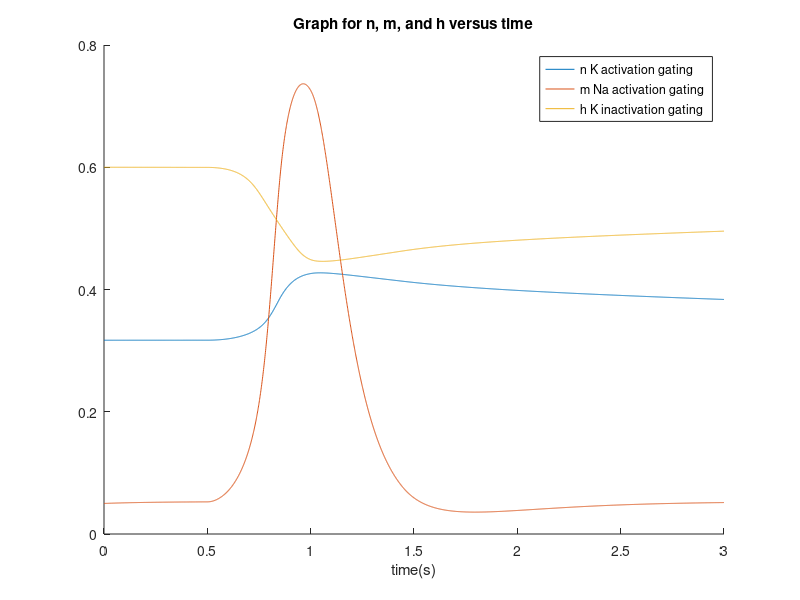
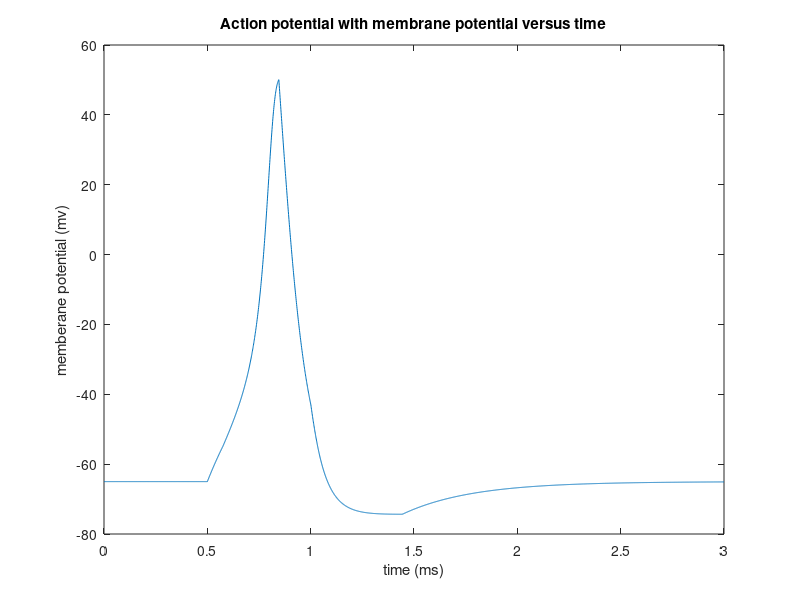

The MATLAB source for these figures, in order:
% Jiahao (Derek) Ye
% Jiyao (Lucas) Chen
%
% chen_ye_hw3_q4.m
% CS346 -- Computational Modeling & Simulation 
% Spring, 2020


% initialize constants for the simulation
dt = 0.001;                 % ms
simulation_time = 3;        % ms
N = simulation_time/dt;     % number of iterations

V = zeros(1,N);             % potential in mV
t = zeros(1,N);             % time in ms
n = zeros(1,N);             % K activation gating variable
m = zeros(1,N);             % Na activation gating variable
h = zeros(1,N);             % Na inactivation gating variable
K_i = zeros(1,N);             % K+ concentration inside
K_o = zeros(1,N);             % K+ concentration outside
Na_i = zeros(1,N);            % Na+ concentration inside
Na_o = zeros(1,N);            % Na+ concentration outside

% initialize constants for the model
V(1) = -65;          % initial action potential in mV
C = 0.1;             % capacitance in microF/cm3

n(1) = 0.317;        % initial K activation gating variable
m(1) = 0.05;         % initial Na activation gating variable
h(1) = 0.6;          % initial Na inactivation gating
t(1) = 0;            % initial time
K_i(1) = 150;        % K ion initial concentration inside
K_o(1) = 5.5;        % K ion initial concentration outside
Na_i(1) = 15;        % Na ion initial concentration inside
Na_o(1) = 150;       % Na ion initial concentration outside

V_Na_thres = 50;   % threshold for Na_close | K_open in mV
V_Na_start = -55;    % initial condition for Na to open
V_K_disp = -77;      % displacement from the equilibrium for K
V_Na_disp = 50;      % displacement from the equilibrium for Na
V_leak = -54.4;      % displacement for lekage in mV
gK = 36;             % max K conductance in mS/cm^2
gNa = 120;           % max Na conductance in mS/cm^2
gL = 0.3;            % max leakage conductance in mS/cm^2

Iext = 15;          % applied current in nA
stimulus_start = 0.5;     % stimulus start time in ms
stimulus_duration = 0.5;  % stimulus last for this amount of ms

dKdt = -2;          % rate of change of K outside
dNadt = -3;         % rate of change of Na inside

% initialize anonymous functions
% anonymous functions for opening/closing rate constants
an = @(V) 0.01 * (V+55)/(1-exp(-(V+55)/10));
am = @(V) 0.1 * (V+40)/(1-exp(-(V+40)/10));
ah = @(V) 0.07 * exp(-(V+65)/20);
bn = @(V) 0.125 * exp(-(V+65)/80);
bm = @(V) 4 * exp(-(V+65)/18);
bh = @(V) 1/(exp(-(V+35)/10)+1);

% anonymous functions for channel, leakage, and pump currents
I_K = @(n, V) gK * power(n, 4) * (V - V_K_disp);
I_L = @(V) gL * (V - V_leak);
I_Na = @(V, m, h) gNa * power(m,3) * h * (V - V_Na_disp);
I_P = -I_L(V(1));

dndt = @(an, bn, n, t) an*(1-n) - bn*n;     % rate of change of n in ms^-1
dmdt = @(am, bm, m, t) am*(1-m) - bm*m;     % rate of change of m in ms^-1
dhdt = @(ah, bh, h, t) ah*(1-h) - bh*h;     % rate of change of h in ms^-1

% rage of change of membrane potential
dVdt = @(I_ext, I_K, I_Na, I_L, V, t) (I_ext - I_K - I_Na - I_L - I_P)/C;

Na_finished_open = false;  % to keep track whether Na channel finish or not
Na_open = false;
K_open = false;
for i = 2 : N
    % update t
    t(i) = i * dt;
    
    % determine if there is stimulus based on time
    if (t(i-1) >= stimulus_start) && (t(i-1) <= (stimulus_start + ...
                                                 stimulus_duration))
        I_ext = Iext;
    else
        I_ext = 0;
    end
    
    % compute the coefficients in the equations
    an_0 = an(V(i-1));
    am_0 = am(V(i-1));
    ah_0 = ah(V(i-1));
    bn_0 = bn(V(i-1));
    bm_0 = bm(V(i-1));
    bh_0 = bh(V(i-1));
    
    % using rk4 to determine dn, dm, and dh
    dn1 = dndt(an_0, bn_0, n(i-1), t(i-1)) * dt;
    dn2 = dndt(an_0, bn_0, n(i-1) + 0.5*dn1,...
        t(i-1) + 0.5*dt) * dt;
    dn3 = dndt(an_0, bn_0, n(i-1) + 0.5*dn2,...
        t(i-1) + 0.5*dt) * dt;
    dn4 = dndt(an_0, bn_0, n(i-1) + dn1,...
        t(i-1) + dt) * dt;
    
    dm1 = dmdt(am_0, bm_0, m(i-1), t(i-1)) * dt;
    dm2 = dmdt(am_0, bm_0, m(i-1) + 0.5*dm1,...
        t(i-1) + 0.5*dt) * dt;
    dm3 = dmdt(am_0, bm_0, m(i-1) + 0.5*dm2,...
        t(i-1) + 0.5*dt) * dt;
    dm4 = dmdt(am_0, bm_0, m(i-1) + dm3,...
        t(i-1) + dt) * dt;
    
    dh1 = dhdt(ah_0, bh_0, h(i-1), t(i-1)) * dt;
    dh2 = dhdt(ah_0, bh_0, h(i-1) + 0.5*dh1, t(i-1) + 0.5*dt) * dt;
    dh3 = dhdt(ah_0, bh_0, h(i-1) + 0.5*dh2, t(i-1) + 0.5*dt) * dt;
    dh4 = dhdt(ah_0, bh_0, h(i-1) + dh1, t(i-1) + dt) * dt;
    
    % update n, m, h
    n(i) = n(i-1) +(dn1 + 2*dn2 + 2*dn3 + dn4)/6;
    m(i) = m(i-1) +(dm1 + 2*dm2 + 2*dm3 + dm4)/6;
    h(i) = h(i-1) +(dh1 + 2*dh2 + 2*dh3 + dh4)/6;

    % calculate the existing currents
    if K_o(i-1) >= 0 && Na_i(i-1) >= 0
        I_P = -I_L(V(1));
        dK = dKdt * dt;
        dNa = dNadt * dt;
        K_i(i) = K_i(i-1) - dK;
        K_o(i) = K_o(i-1) + dK;
        Na_i(i) = Na_i(i-1) + dNa;
        Na_o(i) = Na_o(i-1) - dNa;
    else
        I_P = 0;
    end
    
    % using the rule of the model to determine whether there is Na current,
    % K current, or neither of them.
    if V(i-1) >= V_Na_start && Na_finished_open == false
        % when V is larger than the initial condition for Na channel to
        % open and Na channel has not finished opening yet, use the
        % equation    
        Na_open = true;
    else
        Na_open = false;       
    end
    
    if V(i-1) >= V_Na_thres     
        % if V is larger than Na's threshold,
        % then Na channel has finished opening
        Na_finished_open = true;
        K_open = true;
    end
    
    if  Na_finished_open == true && V(i-1) <= V(i-2)
        % if the Na channel has finished opening and V keeps decreasing
        % then K channel is open
        K_open = true;     
    elseif K_open == true && V(i-1) >= V_Na_thres
        % safty measure to make sure that if there is still a postive dv in
        % the current stage, the next step won't close the K channel
        K_open = true;
    else
        K_open = false;
    end
    
    % Na channel open
    if Na_open == true && K_open == false
        if V(i-1) <= -54.4
            I_L_1 = I_L(V(i-1));  
        else
            I_L_1 = 0;
        end
        I_Na_1 = I_Na(V(i-1), m(i-1), h(i-1));
        I_K_1 = 0;
        dv1 = dVdt(I_ext, I_K_1, I_Na_1, I_L_1, V(i-1), t(i-1)) * dt;
        
        if V(i-1) <= -54.4
            I_L_2 = I_L(V(i-1) + 0.5*dv1);  
        else
            I_L_2 = 0;
        end
        I_Na_2 = I_Na(V(i-1) + 0.5*dv1, m(i-1) + 0.5*dm1,...
            h(i-1) + 0.5*dh1);
        I_K_2 = 0;
        dv2 = dVdt(I_ext, I_K_2, I_Na_2, I_L_2, V(i-1) + 0.5*dv1,...
            t(i-1) + 0.5*dt) * dt;

        if V(i-1) <= -54.4
            I_L_3 = I_L(V(i-1) + 0.5*dv2);  
        else
            I_L_3 = 0;
        end
        I_Na_3 = I_Na(V(i-1) + 0.5*dv2, m(i-1) + 0.5*dm2,...
            h(i-1) + 0.5*dh2);
        I_K_3 = 0;
        dv3 = dVdt(I_ext, I_K_3, I_Na_3, I_L_3, V(i-1) + 0.5*dv2,...
            t(i-1) + 0.5*dt) * dt;

        if V(i-1) <= -54.4
            I_L_4 = I_L(V(i-1) + dv3);  
        else
            I_L_4 = 0;
        end
        I_Na_4 = I_Na(V(i-1) + dv3, m(i-1) + dm3, h(i-1)...
            + dh3);
        I_K_4 = 0;
        dv4 = dVdt(I_ext, I_K_4, I_Na_4, I_L_4, V(i-1) + dv3,...
            t(i-1) + dt) * dt;
        
    % K channel open
    elseif K_open == true
        if V(i-1) <= -54.4
            I_L_1 = I_L(V(i-1));  
        else
            I_L_1 = 0;
        end
        I_Na_1 = 0;
        I_K_1 = I_K(n(i-1), V(i-1));
        dv1 = dVdt(I_ext, I_K_1, I_Na_1, I_L_1, V(i-1), t(i-1)) * dt;

        if V(i-1) <= -54.4
            I_L_2 = I_L(V(i-1) + 0.5*dv1);  
        else
            I_L_2 = 0;
        end
        I_Na_2 = 0;
        I_K_2 = I_K(n(i-1) + 0.5*dn1, V(i-1) + 0.5*dv1);
        dv2 = dVdt(I_ext, I_K_2, I_Na_2, I_L_2, V(i-1) + 0.5*dv1,...
            t(i-1) + 0.5*dt) * dt;

        if V(i-1) <= -54.4
            I_L_3 = I_L(V(i-1) + 0.5*dv2);  
        else
            I_L_3 = 0;
        end
        I_Na_3 = 0;
        I_K_3 = I_K(n(i-1) + 0.5*dn2, V(i-1) + 0.5*dv2);
        dv3 = dVdt(I_ext, I_K_3, I_Na_3, I_L_3, V(i-1) + 0.5*dv2,...
            t(i-1) + 0.5*dt) * dt;

        if V(i-1) <= -54.4
            I_L_4 = I_L(V(i-1) + dv3);  
        else
            I_L_4 = 0;
        end
        I_Na_4 = 0;
        I_K_4 = I_K(n(i-1) + dn3, V(i-1) + dv3);
        dv4 = dVdt(I_ext, I_K_4, I_Na_4, I_L_4, V(i-1) + dv3,...
            t(i-1) + dt) * dt;
        
    % before stimulus / after hyperpolarization
    else
        if V(i-1) <= -54.4
            I_L_1 = I_L(V(i-1));  
        else
            I_L_1 = 0;
        end
        I_Na_1 = 0;
        I_K_1 = 0;
        dv1 = dVdt(I_ext, I_K_1, I_Na_1, I_L_1, V(i-1), t(i-1)) * dt;

        if V(i-1) <= -54.4
            I_L_2 = I_L(V(i-1) + 0.5*dv1);  
        else
            I_L_2 = 0;
        end
        I_Na_2 = 0;
        I_K_2 = 0;
        dv2 = dVdt(I_ext, I_K_2, I_Na_2, I_L_2, V(i-1) + 0.5*dv1,...
            t(i-1) + 0.5*dt) * dt;

        if V(i-1) <= -54.4
            I_L_3 = I_L(V(i-1) + 0.5*dv2);  
        else
            I_L_3 = 0;
        end
        I_Na_3 = 0;
        I_K_3 = 0;
        dv3 = dVdt(I_ext, I_K_3, I_Na_3, I_L_3, V(i-1) + 0.5*dv2,...
            t(i-1) + 0.5*dt) * dt;

        if V(i-1) <= -54.4
            I_L_4 = I_L(V(i-1) + dv3);  
        else
            I_L_4 = 0;
        end
        I_Na_4 = 0;
        I_K_4 = 0;
        dv4 = dVdt(I_ext, I_K_4, I_Na_4, I_L_4, V(i-1) + dv3,...
            t(i-1) + dt) * dt;
    end
    
    % update V
    V(i) = V(i-1) +(dv1 + 2*dv2 + 2*dv3 + dv4)/6;    
end

% plot n/m/h v.s. time on the same figure
figure
hold on;
plot(t, n);
plot(t, m);
plot(t, h);
title("Graph for n, m, and h versus time")
legend('n K activation gating','m Na activation gating ','h K inactivation gating ')
xlabel('time(s)')
hold off

% plot potential v.s. time
figure;
plot(t, V);
title("Action potential with membrane potential versus time")
xlabel('time (ms)')
ylabel('memberane potential (mv)')